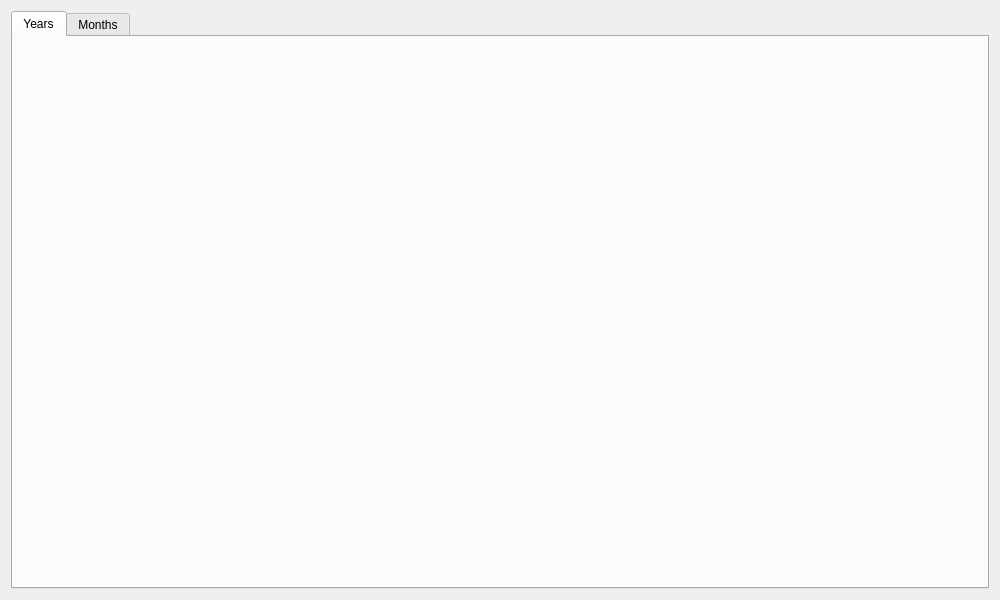
<?xml version="1.0" encoding="UTF-8"?>
<ui version="4.0">
 <class>ChartWidget</class>
 <widget class="QWidget" name="ChartWidget">
  <property name="windowModality">
   <enum>Qt::NonModal</enum>
  </property>
  <property name="geometry">
   <rect>
    <x>0</x>
    <y>0</y>
    <width>1000</width>
    <height>600</height>
   </rect>
  </property>
  <property name="sizePolicy">
   <sizepolicy hsizetype="Expanding" vsizetype="Expanding">
    <horstretch>0</horstretch>
    <verstretch>0</verstretch>
   </sizepolicy>
  </property>
  <property name="windowTitle">
   <string>Dive Log Statistics</string>
  </property>
  <layout class="QGridLayout" name="gridLayout">
   <item row="0" column="0">
    <widget class="QTabWidget" name="tabWidget">
     <property name="currentIndex">
      <number>0</number>
     </property>
     <widget class="QWidget" name="tabYearStats">
      <attribute name="title">
       <string>Years</string>
      </attribute>
     </widget>
     <widget class="QWidget" name="tabMonthStats">
      <attribute name="title">
       <string>Months</string>
      </attribute>
     </widget>
    </widget>
   </item>
  </layout>
 </widget>
 <resources/>
 <connections/>
</ui>
